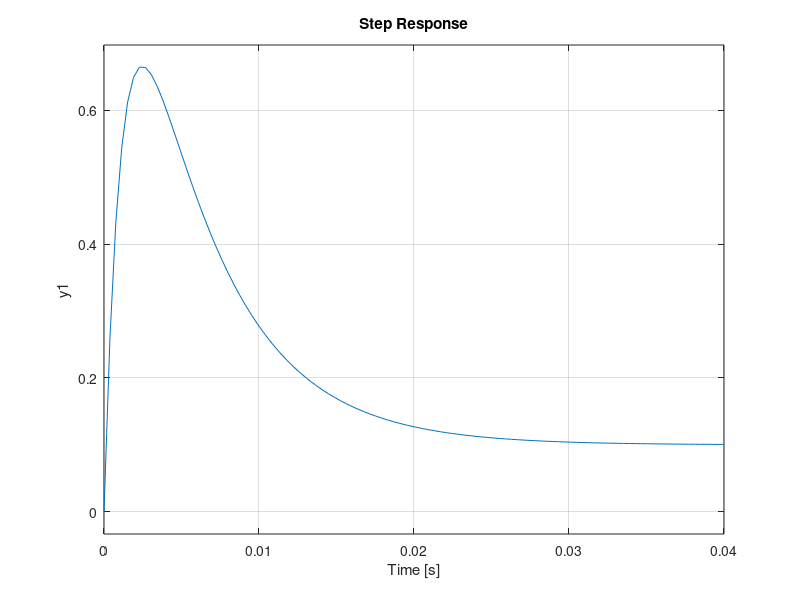

MATLAB code to generate this figure: (Note: this script raises an error after producing the figure.)
%% INPUT SIGNAL
amplitude_input=1; % Volt
offset_input=0; % Volt 
f_input=10000; % Hz (5 veces la fc_H)
w_input=2*pi*f_input; % rad/s

%% CONTINUOUS BAND PASS FILTER
fc_L=130;
fc_H=30;

% Angular frecuency (rad/s)
wc_L=2*pi*fc_L;           
wc_H=2*pi*fc_H; 

% Transfer function (Tf) in the Laplace domain
numGs=[wc_L (wc_H*wc_L)/10];
denGs=[1 (10*wc_H+10*wc_L)/10 (10*wc_H*wc_L)/10];

Gs=tf(numGs, denGs); 

bode(Gs);
step(Gs);

%% DISCRETE BAND PASS FILTER (DIGITAL)
f_sample=10*fc_L;     % Sample frecuency (Hz)
Ts=1/f_sample;       % Sample rate (seconds = s) 

% Tf in Z domain
Gz=c2d(Gs, Ts);

numGz=cell2mat(Gz.Numerator);
if (numGz(1)==0)
    numGz = numGz(2:end);
end
denGz=cell2mat(Gz.Denominator);

len_numGz=length(numGz);
len_denGz=length(denGz);

bode(Gz);
step(Gz);

%% Simulation
Tsim=0.001*Ts;